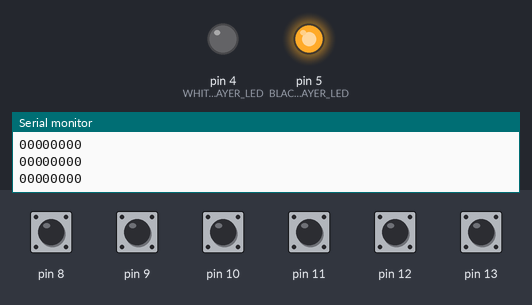
Simulated run of this sketch. Board: Arduino Mega 2560, built with avr-gcc and run on an emulated ATmega2560. Shown: output pins drawn as LEDs (lit = HIGH), the last lines printed to the serial monitor. Wiring (inferred from the names in the program): 8×8 keypad (labels assumed): rows pin 38, pin 40, pin 42, pin 44, pin 46, pin 48, pin 50, pin 52; columns pin 37, pin 39, pin 41, pin 43, pin 45, pin 47, pin 49, pin 51. The inputs (shaded band) are chosen by the test bench; at power-on: pin 8–13 HIGH. Pins used as bus, display or sensor lines are not drawn.

Above: at 1.2 s.
1.3 s: pin 13 pulled LOW for 1 s
At 3.4 s:
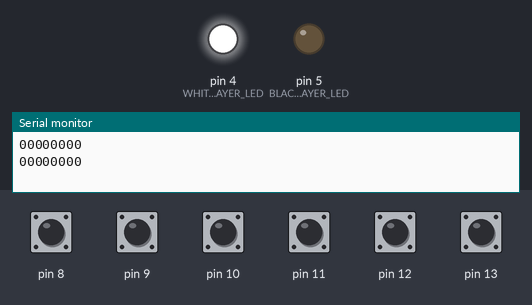
3.8 s: pin 12 pulled LOW for 1 s
At 6.1 s:
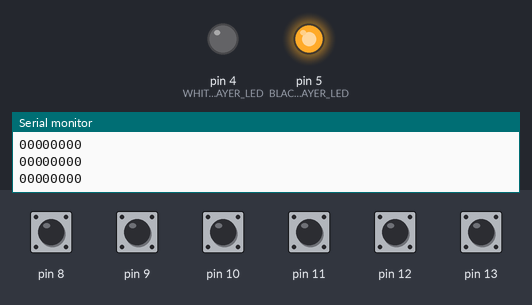
Timing chart, 0 to 7.6 s (numbered marks = the images above; inputs shaded):
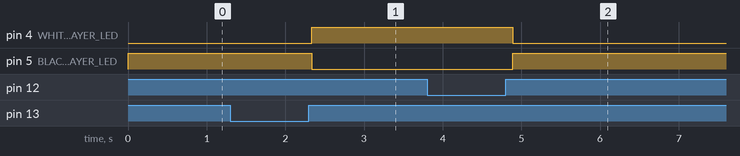

Measured:
- after the input at 1.3 s, pin 4 (WHITE_PLAYER_LED): LOW → HIGH after 1.0 s; pin 5 (BLACK_PLAYER_LED): HIGH → LOW after 1.0 s
- after the input at 3.8 s, pin 4 (WHITE_PLAYER_LED): HIGH → LOW after 1.1 s; pin 5 (BLACK_PLAYER_LED): LOW → HIGH after 1.1 s

The sketch:

hallEffectChessBoard.ino.ino
```cpp
const int WHITE_PLAYER_LED = 4;
const int BLACK_PLAYER_LED = 5;
const int WHITE_PLAYER_BUTTON = 12;
const int BLACK_PLAYER_BUTTON = 13;

const int N_PROMOTION_BUTTON = 8;
const int B_PROMOTION_BUTTON = 9;
const int R_PROMOTION_BUTTON = 10;
const int Q_PROMOTION_BUTTON = 11;


//Promotion Buttons...

const int NUMBER_ROWS = 8;
const int NUMBER_COLS = 8;

int ROWS[NUMBER_ROWS] = {38, 40, 42, 44, 46, 48, 50, 52};
int COLS[NUMBER_COLS] = {37, 39, 41, 43, 45, 47, 49, 51};

bool sensorResults[NUMBER_ROWS][NUMBER_COLS];

const bool WHITE_PLAYER_TURN = true;
const bool BLACK_PLAYER_TURN = false;

const int QUIT_TIME_MS = 3000;

const int SYSTEM_DELAY_MS = 40;

//To start a chess clock, the black player presses there button, initiating the white players time

enum Button_state_t
{
  UP,
  FALL,
  DOWN,
  RISE
};

enum Button_result_t
{
  RELEASED,
  PRESSED,
  HOLD_UP,
  HOLD_DOWN,
  DEBOUNCING
};

enum System_state_t
{
  SCANNING,
  GAME_RESULT,
  DONE
};

Button_state_t whiteButtonState;
int whiteButtonTimer;

Button_state_t blackButtonState;
int blackButtonTimer;

bool bothClockButtonsDown = false;
int bothClockButtonsDownTime = 0;


Button_state_t nPromotionButtonState;
Button_state_t bPromotionButtonState;
Button_state_t rPromotionButtonState;
Button_state_t qPromotionButtonState;

int nPromotionTimer;
int bPromotionTimer;
int rPromotionTimer;
int qPromotionTimer;


bool playerTurn = BLACK_PLAYER_TURN;

System_state_t systemState = SCANNING;

/**
 * Setup the inputs of the system.
 */
void setupInputs();

/**
 * Setup the outputs of the system.
 */
void setupOutputs();

/**
 * Checks whether or not the chess clocks state should change. E.g. a player presses
 * the clock button during their turn, signalling that they have completed their move.
 * TO BE ADDED - allow game completion submission (via holding clock buttons?)
 */
void chessClockUpdate();

/**
 * Ends one player's turn and begins the others'. Expected to change the turn
 * as well as update the player LEDs. Additionally should set up and store relevant
 * board information for the turn ending and the one beginning.
 */
void changeTurns();

/**
 * Changes the digital state of an output pin - A HIGH LED becomes LOW and a
 * LOW LED becomes HIGH.
 */
void togglePin(const int pin);

void debounceButtonInit(const int pin);

void setup() {
  Serial.begin(9600);
  setupInputs();
  setupOutputs();
}

void loop() {
  switch (systemState)
  {
    case SCANNING:
      chessClockUpdate();
      promotionButtonUpdate();
      scanSensors();
      sendSensorResults();
      delay(SYSTEM_DELAY_MS-40);
    break;
    case GAME_RESULT:
      digitalWrite(WHITE_PLAYER_LED, LOW);
      digitalWrite(BLACK_PLAYER_LED, LOW);
      Button_result_t whiteButtonResult = debounceButtonUpdate(WHITE_PLAYER_BUTTON, &whiteButtonState, &whiteButtonTimer);
      Button_result_t blackButtonResult = debounceButtonUpdate(BLACK_PLAYER_BUTTON, &blackButtonState, &blackButtonTimer);
      if (bothButtonsDownUpdate(whiteButtonResult, blackButtonResult))
      {
        digitalWrite(WHITE_PLAYER_LED, HIGH);
        digitalWrite(BLACK_PLAYER_LED, HIGH);
        Serial.println("Game Result 1/2-1/2");
        systemState = DONE;
      }
      else if (whiteButtonResult == RELEASED)
      {
        digitalWrite(WHITE_PLAYER_LED, HIGH);
        Serial.println("Game Result 1-0");
        systemState = DONE;
      }
      else if (blackButtonResult == RELEASED)
      {
        digitalWrite(BLACK_PLAYER_LED, HIGH);
        Serial.println("Game Result 0-1");
        systemState = DONE;
      }
      delay(SYSTEM_DELAY_MS);
    break;
    default:
      delay(SYSTEM_DELAY_MS);
    break;
  }
}

void setupInputs() {
  debounceButtonInit(WHITE_PLAYER_BUTTON, &whiteButtonState, &whiteButtonTimer);
  debounceButtonInit(BLACK_PLAYER_BUTTON, &blackButtonState, &blackButtonTimer);

  debounceButtonInit(N_PROMOTION_BUTTON, &nPromotionButtonState, &nPromotionTimer);
  debounceButtonInit(B_PROMOTION_BUTTON, &bPromotionButtonState, &bPromotionTimer);
  debounceButtonInit(R_PROMOTION_BUTTON, &rPromotionButtonState, &rPromotionTimer);
  debounceButtonInit(Q_PROMOTION_BUTTON, &qPromotionButtonState, &qPromotionTimer);


  Serial.print("\n");
  for (int col = 0; col < NUMBER_COLS; col++) {
    pinMode(COLS[col], INPUT_PULLUP);
  }

  pinMode(2, INPUT_PULLUP);
  pinMode(3, INPUT_PULLUP);
}

void setupOutputs() {
  pinMode(WHITE_PLAYER_LED, OUTPUT);
  pinMode(BLACK_PLAYER_LED, OUTPUT);

  for (int row = 0; row < NUMBER_ROWS; row++) {
    pinMode(ROWS[row], OUTPUT);
  }

  digitalWrite(BLACK_PLAYER_LED, HIGH);
}

void debounceButtonInit(const int pin, Button_state_t * stateVar, int * timer)
{
  pinMode(pin, INPUT_PULLUP);
  if (digitalRead(pin) == LOW)
  {
    *stateVar = DOWN;
  }
  else
  {
    *stateVar = UP;
  }

  *timer = 0;
}

void chessClockUpdate() {
  bool playerTurn = getPlayerTurn();

  Button_result_t whiteButtonResult = debounceButtonUpdate(WHITE_PLAYER_BUTTON, &whiteButtonState, &whiteButtonTimer);
  Button_result_t blackButtonResult = debounceButtonUpdate(BLACK_PLAYER_BUTTON, &blackButtonState, &blackButtonTimer);

  if (bothButtonsDownUpdate(whiteButtonResult, blackButtonResult))
  {
    Serial.println("quit");
    systemState = GAME_RESULT;
  }
  else
  {
    if (playerTurn == WHITE_PLAYER_TURN && whiteButtonResult == RELEASED
        || playerTurn == BLACK_PLAYER_TURN && blackButtonResult == RELEASED) {
      changeTurns();
    }
  }
}

bool bothButtonsDownUpdate(Button_result_t whiteButtonResult, Button_result_t blackButtonResult)
{
  if (whiteButtonResult == HOLD_DOWN && blackButtonResult == HOLD_DOWN)
  {
    if (! bothClockButtonsDown)
    {
      bothClockButtonsDownTime = 0;
      bothClockButtonsDown = true;
    }
    if (bothClockButtonsDownTime >= QUIT_TIME_MS)
    {
      bothClockButtonsDown = false;
      return true;
    }
    bothClockButtonsDownTime += SYSTEM_DELAY_MS;
  }
  else
  {
    bothClockButtonsDown = false;
  }
  return false;
}

void promotionButtonUpdate()
{
  if (debounceButtonUpdate(N_PROMOTION_BUTTON, &nPromotionButtonState, &nPromotionTimer) == RELEASED)
  {
    Serial.println("Promotion N");
  }
  if (debounceButtonUpdate(B_PROMOTION_BUTTON, &nPromotionButtonState, &bPromotionTimer) == RELEASED)
  {
    Serial.println("Promotion B");
  }
  if (debounceButtonUpdate(R_PROMOTION_BUTTON, &nPromotionButtonState, &rPromotionTimer) == RELEASED)
  {
    Serial.println("Promotion R");
  }
  if (debounceButtonUpdate(Q_PROMOTION_BUTTON, &nPromotionButtonState, &qPromotionTimer) == RELEASED)
  {
    Serial.println("Promotion Q");
  }
}

void changeTurns() {
  Serial.print("Turn changed\n");
  togglePin(WHITE_PLAYER_LED);
  togglePin(BLACK_PLAYER_LED);
  playerTurn = ! playerTurn;
  scanSensors();
  sendSensorResults();
  //Send turn changed. . .
}

bool getPlayerTurn() {
  return playerTurn;
}

void scanSensors() {
  for (int row = 0; row < NUMBER_ROWS; row++) {
    digitalWrite(ROWS[row], HIGH);
    delayMicroseconds(3);
    for (int col = 0; col < NUMBER_COLS; col++) {
      sensorResults[row][col] = (digitalRead(COLS[col]) == LOW);
    }
    digitalWrite(ROWS[row], LOW);
    delayMicroseconds(3);
  }
}

void sendSensorResults() {
  const char str[NUMBER_ROWS * (NUMBER_COLS + 1) + 2] = "";
  for (int row = 0; row < NUMBER_ROWS; row++) {
    for (int col = 0; col < NUMBER_COLS; col++) {
      if (sensorResults[row][col]) {
        strcat(str, "1");
      } else {
        strcat(str, "0");
      }
    }
    strcat(str, "\n");
  }
  Serial.print(str);
  Serial.print(" \n");
}

void togglePin(int pin) {
  if (digitalRead(pin) == LOW) {
    digitalWrite(pin, HIGH);
  } else {
    digitalWrite(pin, LOW);
  }
}

Button_result_t debounceButtonUpdate(const int pin, Button_state_t * stateVar, int * timer)
{
  const static int DEBOUNCE_TIME_MS = 40;
  Button_result_t toReturn;
  int debounceTime = *timer;
  switch(*stateVar)
  {
    case UP:
      if (digitalRead(pin) == LOW)
      {
        *stateVar = FALL;
        *timer = 0;
        toReturn = PRESSED;
      }
      else
      {
        toReturn = HOLD_UP;
      }
    break;
    case FALL:
      if (debounceTime >= DEBOUNCE_TIME_MS)
      {
        if (digitalRead(pin) == LOW)
        {
          *stateVar = DOWN;
        }
        else
        {
          *stateVar = UP;
        }
      }
      *timer += SYSTEM_DELAY_MS;
      toReturn = DEBOUNCING;
    break;
    case DOWN:
      if (digitalRead(pin) == HIGH)
      {
        *stateVar = RISE;
        *timer = 0;
        toReturn = RELEASED;
      }
      else
      {
        toReturn = HOLD_DOWN;
      }
    break;
    case RISE:
      if (debounceTime >= DEBOUNCE_TIME_MS)
      {
        if (digitalRead(pin) == LOW)
        {
          *stateVar = DOWN;
        }
        else
        {
          *stateVar = UP;
        }
      }
      *timer += SYSTEM_DELAY_MS;
      toReturn = DEBOUNCING;
    break;
    default:
      debounceButtonInit(pin, stateVar, timer);
      toReturn = DEBOUNCING;
    break;
  }
  return toReturn;
}

void printButtonState(Button_state_t buttonState)
{
  switch(buttonState)
  {
    case UP:
      Serial.println("Up");
    break;
    case DOWN:
      Serial.println("Down");
    break;
    case FALL:
      Serial.println("Fall");
    break;
    case RISE:
      Serial.println("Rise");
    break;
    case DEBOUNCING:
      Serial.println("Busy");
    break;
    default:
      Serial.println("WTF");
    break;
  }
}

void printButtonResult(Button_result_t buttonResult)
{
  switch(buttonResult)
  {
    case HOLD_UP:
      Serial.println("Up. . .");
    break;
    case HOLD_DOWN:
      Serial.println("Holding down");
    break;
    case PRESSED:
      Serial.println("Pressed");
    break;
    case RELEASED:
      Serial.println("Released");
    break;
    case DEBOUNCING:
      Serial.println("Busy");
    break;
    default:
      Serial.println("WTF");
    break;
  }
}
```
